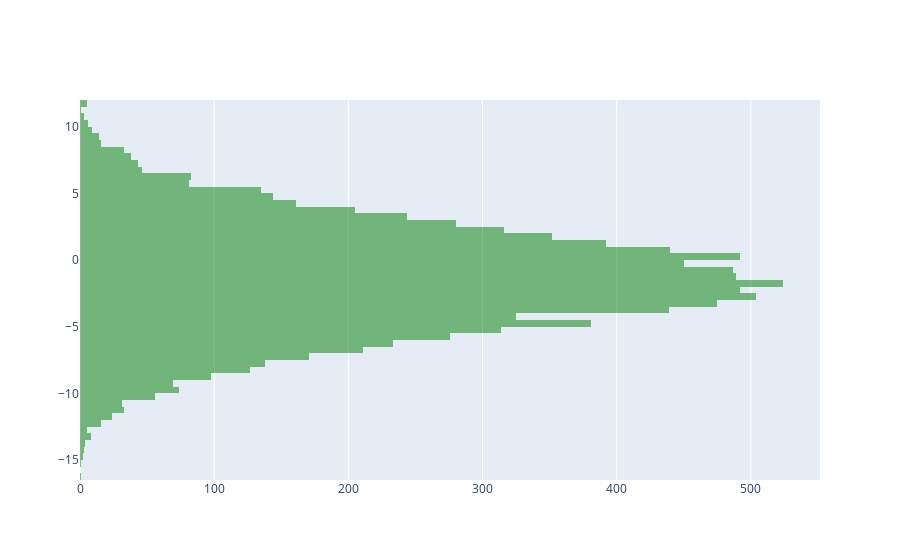

Source (notebook cell):
### Code cell
fig2 = go.Figure()
#fig1.add_trace(go.Histogram(x=dist_a,name='Distribution A',marker_color='red',nbinsx=10,opacity=0.5))
fig2.add_trace(go.Histogram(y=dist_b,name='Distribution B',marker_color='green',nbinsx=10,opacity=0.5))
#fig1.update_layout(boxmode='overlay')

### Figure 1 — Plotly figure (JSON) as saved in the notebook; plotly's stock layout.template omitted (floating-point values rounded to 4 significant figures; data arrays with more than 128 entries replaced by an {"elided": "..."} marker saying what was removed)
{"data": [{"marker": {"color": "green"}, "name": "Distribution B", "nbinsx": 10, "opacity": 0.5, "type": "histogram", "y": {"elided": "10000 float values"}}], "layout": {}}
